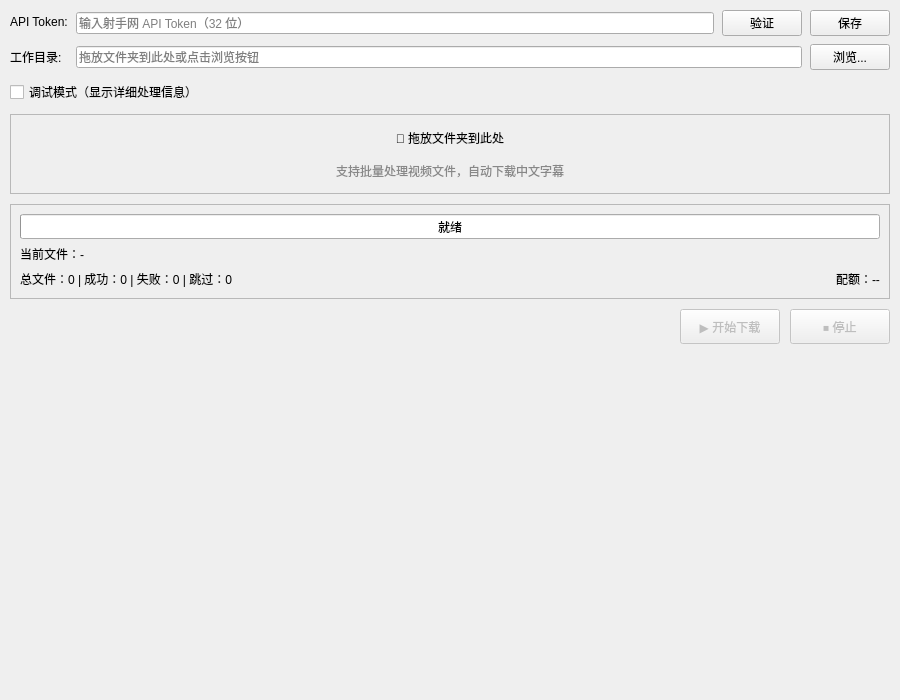
<?xml version="1.0" encoding="UTF-8"?>
<ui version="4.0">
 <class>MainWindowClass</class>
 <widget class="QMainWindow" name="MainWindowClass">
  <property name="geometry">
   <rect>
    <x>0</x>
    <y>0</y>
    <width>900</width>
    <height>700</height>
   </rect>
  </property>
  <property name="windowTitle">
   <string>AutoDownloadSubtitle - 字幕自动下载工具</string>
  </property>
  <widget class="QWidget" name="centralWidget">
   <layout class="QVBoxLayout" name="mainLayout">
    <property name="spacing">
     <number>10</number>
    </property>
    <property name="leftMargin">
     <number>10</number>
    </property>
    <property name="topMargin">
     <number>10</number>
    </property>
    <property name="rightMargin">
     <number>10</number>
    </property>
    <property name="bottomMargin">
     <number>10</number>
    </property>
    
    <!-- 配置区域 -->
    <item>
     <layout class="QFormLayout" name="configLayout">
      <property name="spacing">
       <number>8</number>
      </property>
      <item row="0" column="0">
       <widget class="QLabel" name="apiTokenLabel">
        <property name="text">
         <string>API Token:</string>
        </property>
       </widget>
      </item>
      <item row="0" column="1">
       <layout class="QHBoxLayout" name="apiTokenLayout">
        <item>
         <widget class="QLineEdit" name="apiTokenEdit">
          <property name="placeholderText">
           <string>输入射手网 API Token（32 位）</string>
          </property>
          <property name="echoMode">
           <enum>QLineEdit::Password</enum>
          </property>
         </widget>
        </item>
        <item>
         <widget class="QPushButton" name="verifyTokenButton">
          <property name="toolTip">
           <string>验证 API Token 是否有效</string>
          </property>
          <property name="text">
           <string>验证</string>
          </property>
          <property name="maximumWidth">
           <number>50</number>
          </property>
         </widget>
        </item>
        <item>
         <widget class="QPushButton" name="saveTokenButton">
          <property name="text">
           <string>保存</string>
          </property>
          <property name="maximumWidth">
           <number>60</number>
          </property>
         </widget>
        </item>
       </layout>
      </item>
      <item row="1" column="0">
       <widget class="QLabel" name="workingDirLabel">
        <property name="text">
         <string>工作目录:</string>
        </property>
       </widget>
      </item>
      <item row="1" column="1">
       <layout class="QHBoxLayout" name="workingDirLayout">
        <item>
         <widget class="QLineEdit" name="workingDirEdit">
          <property name="placeholderText">
           <string>拖放文件夹到此处或点击浏览按钮</string>
          </property>
          <property name="readOnly">
           <bool>true</bool>
          </property>
         </widget>
        </item>
        <item>
         <widget class="QPushButton" name="browseButton">
          <property name="text">
           <string>浏览...</string>
          </property>
          <property name="maximumWidth">
           <number>70</number>
          </property>
         </widget>
        </item>
       </layout>
      </item>
     </layout>
     </item>
     
     <!-- 调试模式选项 -->
     <item>
      <widget class="QCheckBox" name="debugModeCheckBox">
       <property name="text">
        <string>调试模式（显示详细处理信息）</string>
       </property>
       <property name="toolTip">
        <string>开启后将显示详细的调试信息，包括 API 请求参数、搜索策略等</string>
       </property>
      </widget>
     </item>
     
     <!-- 拖放区域 -->
     <item>
      <widget class="QFrame" name="dropFrame">
     <property name="minimumSize">
      <size>
       <width>0</width>
       <height>80</height>
      </size>
     </property>
     <property name="frameShape">
      <enum>QFrame::StyledPanel</enum>
     </property>
     <property name="frameShadow">
      <enum>QFrame::Raised</enum>
     </property>
     <layout class="QVBoxLayout" name="dropLayout">
      <item>
       <widget class="QLabel" name="dropLabel">
        <property name="text">
         <string>📁 拖放文件夹到此处</string>
        </property>
        <property name="alignment">
         <set>Qt::AlignCenter</set>
        </property>
       </widget>
      </item>
      <item>
       <widget class="QLabel" name="dropHintLabel">
        <property name="text">
         <string>支持批量处理视频文件，自动下载中文字幕</string>
        </property>
        <property name="alignment">
         <set>Qt::AlignCenter</set>
        </property>
        <property name="styleSheet">
         <string>color: #888;</string>
        </property>
       </widget>
      </item>
     </layout>
    </widget>
    </item>
    
    <!-- 进度区域 -->
    <item>
     <widget class="QFrame" name="progressFrame">
     <property name="frameShape">
      <enum>QFrame::StyledPanel</enum>
     </property>
     <property name="frameShadow">
      <enum>QFrame::Raised</enum>
     </property>
     <layout class="QVBoxLayout" name="progressLayout">
      <item>
       <widget class="QProgressBar" name="progressBar">
        <property name="minimumSize">
         <size>
          <width>0</width>
          <height>25</height>
         </size>
        </property>
        <property name="value">
         <number>0</number>
        </property>
        <property name="format">
         <string>就绪</string>
        </property>
       </widget>
      </item>
      <item>
       <widget class="QLabel" name="currentFileLabel">
        <property name="text">
         <string>当前文件：-</string>
        </property>
        <property name="wordWrap">
         <bool>true</bool>
        </property>
        <property name="textInteractionFlags">
         <set>Qt::TextSelectableByMouse</set>
        </property>
       </widget>
      </item>
      <item>
       <layout class="QHBoxLayout" name="statsLayout">
        <item>
         <widget class="QLabel" name="statsLabel">
          <property name="text">
           <string>总文件：0 | 成功：0 | 失败：0 | 跳过：0</string>
          </property>
         </widget>
        </item>
        <item>
         <spacer name="horizontalSpacer">
          <property name="orientation">
           <enum>Qt::Horizontal</enum>
          </property>
          <property name="sizeHint" stdset="0">
           <size>
            <width>40</width>
            <height>20</height>
           </size>
          </property>
         </spacer>
        </item>
        <item>
         <widget class="QLabel" name="quotaLabel">
          <property name="text">
           <string>配额：--</string>
          </property>
         </widget>
        </item>
       </layout>
      </item>
     </layout>
    </widget>
    </item>
    
    <!-- 控制按钮 -->
    <item>
     <layout class="QHBoxLayout" name="buttonLayout">
     <item>
      <spacer name="horizontalSpacer2">
       <property name="orientation">
        <enum>Qt::Horizontal</enum>
       </property>
       <property name="sizeHint" stdset="0">
        <size>
         <width>40</width>
         <height>20</height>
        </size>
       </property>
      </spacer>
     </item>
     <item>
      <widget class="QPushButton" name="startButton">
       <property name="minimumSize">
        <size>
         <width>100</width>
         <height>35</height>
        </size>
       </property>
       <property name="text">
        <string>▶ 开始下载</string>
       </property>
       <property name="enabled">
        <bool>false</bool>
       </property>
      </widget>
     </item>
     <item>
      <widget class="QPushButton" name="stopButton">
       <property name="minimumSize">
        <size>
         <width>100</width>
         <height>35</height>
        </size>
       </property>
       <property name="text">
        <string>⏹ 停止</string>
       </property>
       <property name="enabled">
        <bool>false</bool>
       </property>
      </widget>
     </item>
    </layout>
    </item>
    
    <!-- 日志区域 -->
    <item>
     <widget class="QWidget" name="logContainer" native="true">
      <property name="sizePolicy">
       <sizepolicy hsizetype="Preferred" vsizetype="Expanding">
        <horstretch>0</horstretch>
        <verstretch>1</verstretch>
       </sizepolicy>
      </property>
      <layout class="QVBoxLayout" name="logContainerLayout">
       <property name="leftMargin">
        <number>0</number>
       </property>
       <property name="topMargin">
        <number>0</number>
       </property>
       <property name="rightMargin">
        <number>0</number>
       </property>
       <property name="bottomMargin">
        <number>0</number>
       </property>
      </layout>
     </widget>
    </item>
    
   </layout>
  </widget>
 </widget>
 <resources/>
 <connections/>
</ui>
